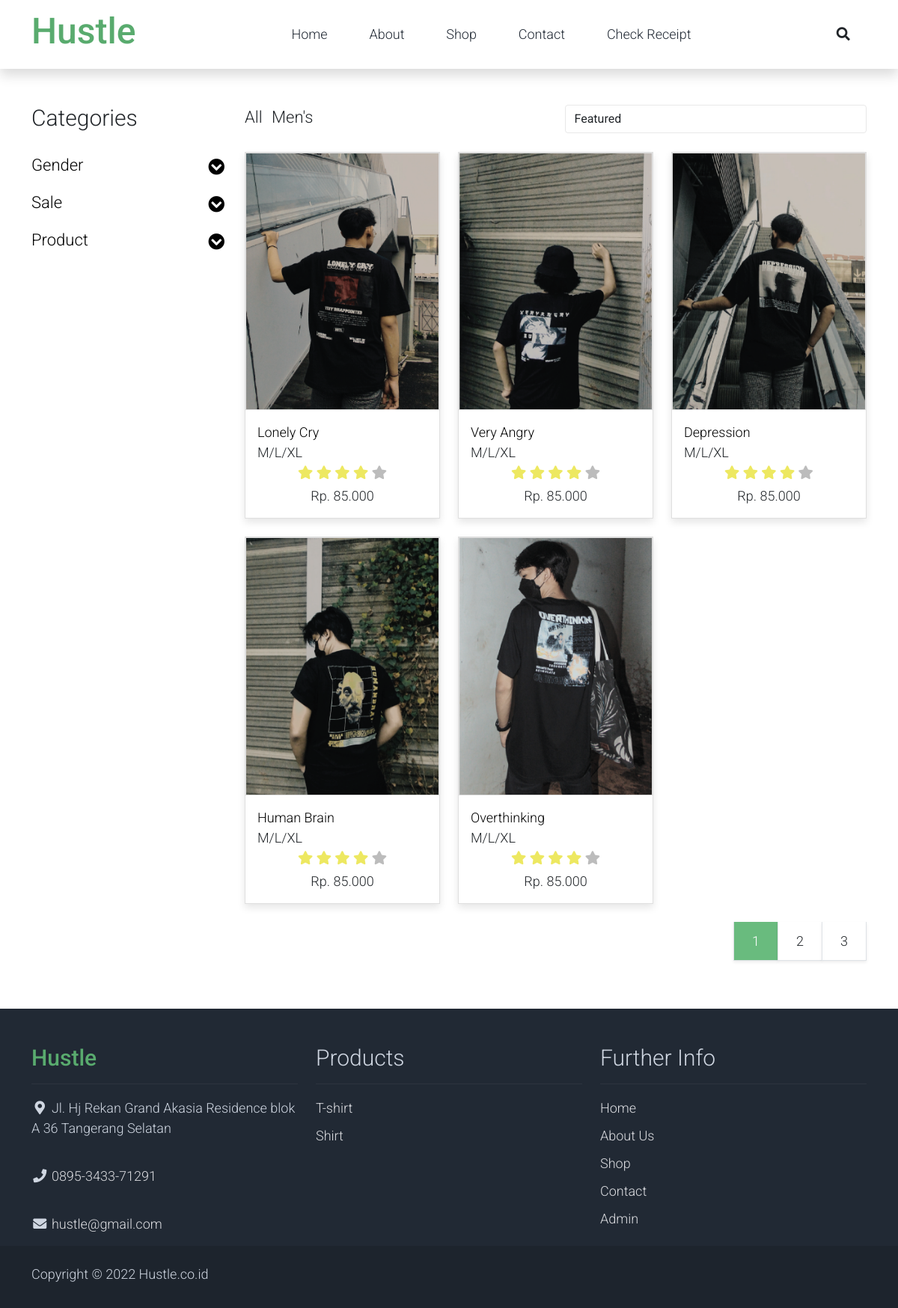
The page /shop.php on the database its author committed.
### tables this page shows
CREATE TABLE `product` (
  `product_id` int(11) NOT NULL,
  `product_name` varchar(100) NOT NULL,
  `product_stock` int(11) NOT NULL,
  `product_price` int(11) NOT NULL,
  `product_description` text NOT NULL,
  `product_img` text NOT NULL
);

### shop.php (the view, shortened to what this page needs)
<?php
    require_once 'connection.php';
    $product = mysqli_query($conn, "SELECT * FROM product");
 ?>
<!DOCTYPE html>
<html lang="en">
<head>
    <link rel="stylesheet" href="assets/css/bootstrap.min.css">
    <link rel="stylesheet" href="assets/css/templatemo.css">
    <link rel="stylesheet" href="assets/css/custom.css">
    <link rel="stylesheet" href="assets/css/fontawesome.min.css">
</head>
<body>
    <?php include 'header.php' ?>
    <div class="container py-5">
        <div class="row">
            <div class="col-lg-3">
                <h1 class="h2 pb-4">Categories</h1>
                <ul class="list-unstyled templatemo-accordion">
                    <li class="pb-3">
                        <a class="collapsed d-flex justify-content-between h3 text-decoration-none" href="#">
                            Gender
                            <i class="fa fa-fw fa-chevron-circle-down mt-1"></i>
                        </a>
                    </li>
                    <li class="pb-3">
                        <a class="collapsed d-flex justify-content-between h3 text-decoration-none" href="#">
                            Sale
                            <i class="pull-right fa fa-fw fa-chevron-circle-down mt-1"></i>
                        </a>
                    </li>
                    <li class="pb-3">
                        <a class="collapsed d-flex justify-content-between h3 text-decoration-none" href="#">
                            Product
                            <i class="pull-right fa fa-fw fa-chevron-circle-down mt-1"></i>
                        </a>
                    </li>
                </ul>
            </div>
            <div class="col-lg-9">
                <div class="row">
                    <div class="col-md-6">
                        <ul class="list-inline shop-top-menu pb-3 pt-1">
                            <li class="list-inline-item">
                                <a class="h3 text-dark text-decoration-none mr-3" href="#">All</a>
                            </li>
                            <li class="list-inline-item">
                                <a class="h3 text-dark text-decoration-none mr-3" href="#">Men's</a>
                            </li>
                        </ul>
                    </div>
                    <div class="col-md-6 pb-4">
                        <div class="d-flex">
                            <select class="form-control">
                                <option>Featured</option>
                            </select>
                        </div>
                    </div>
                </div>
                <div class="row">
                    <?php foreach ($product as $product): ?>
                        <div class="col-md-4">
                            <div class="card mb-4 product-wap rounded-0">
                                <div class="card rounded-0">
                                    <img class="card-img rounded-0 img-fluid" src="assets/img/<?= $product['product_img']; ?>
                                    ">
                                </div>
                                <div class="card-body">
                                    <a href="shop-single.php?product_id=<?= $product['product_id']; ?>" class="h3 text-decoration-none"><?= $product['product_name']; ?></a>
                                    <ul class="w-100 list-unstyled d-flex justify-content-between mb-0">
                                        <li>M/L/XL</li>
                                    </ul>
                                    <ul class="list-unstyled d-flex justify-content-center mb-1">
                                        <li>
                                            <i class="text-warning fa fa-star"></i>
                                            <i class="text-warning fa fa-star"></i>
                                            <i class="text-warning fa fa-star"></i>
                                            <i class="text-warning fa fa-star"></i>
                                            <i class="text-muted fa fa-star"></i>
                                        </li>
                                    </ul>
                                    <p class="text-center mb-0">Rp. <?= implode('.', explode(',', number_format($product['product_price'])));; ?></p>
                                </div>
                            </div>
                        </div>
                    <?php endforeach ?>
                </div>
                <div div="row">
                    <ul class="pagination pagination-lg justify-content-end">
                        <li class="page-item disabled">
                            <a class="page-link active rounded-0 mr-3 shadow-sm border-top-0 border-left-0" href="#" tabindex="-1">1</a>
                        </li>
                        <li class="page-item">
                            <a class="page-link rounded-0 mr-3 shadow-sm border-top-0 border-left-0 text-dark" href="#">2</a>
                        </li>
                        <li class="page-item">
                            <a class="page-link rounded-0 shadow-sm border-top-0 border-left-0 text-dark" href="#">3</a>
                        </li>
                    </ul>
                </div>
            </div>
        </div>
    </div>
    <?php include 'footer.php' ?>
</body>
</html>

### header.php (shortened to what this page needs)
<nav class="navbar navbar-expand-lg navbar-light shadow">
    <div class="container d-flex justify-content-between align-items-center">
        <a class="navbar-brand text-success logo h1 align-self-center" href="index.php">
            Hustle
        </a>
        <div class="align-self-center collapse navbar-collapse flex-fill  d-lg-flex justify-content-lg-between" id="templatemo_main_nav">
            <div class="flex-fill">
                <ul class="nav navbar-nav d-flex justify-content-between mx-lg-auto">
                    <li class="nav-item">
                        <a class="nav-link" href="index.php">Home</a>
                    </li>
                    <li class="nav-item">
                        <a class="nav-link" href="about.php">About</a>
                    </li>
                    <li class="nav-item">
                        <a class="nav-link" href="shop.php">Shop</a>
                    </li>
                    <li class="nav-item">
                        <a class="nav-link" href="contact.php">Contact</a>
                    </li>
                    <li class="nav-item">
                        <a class="nav-link" href="check_receipt.php">Check Receipt</a>
                    </li>
                </ul>
            </div>
            <div class="navbar align-self-center d-flex">
                <a class="nav-icon d-none d-lg-inline" href="#" data-bs-toggle="modal" data-bs-target="#templatemo_search">
                    <i class="fa fa-fw fa-search text-dark mr-2"></i>
                </a>
            </div>
        </div>
    </div>
</nav>

### footer.php
<footer class="bg-dark" id="tempaltemo_footer">
    <div class="container">
        <div class="row">
            <div class="col-md-4 pt-5">
                <h2 class="h2 text-success border-bottom pb-3 border-light logo">Hustle</h2>
                <ul class="list-unstyled text-light footer-link-list">
                    <li>
                        <i class="fas fa-map-marker-alt fa-fw"></i>
                        Jl. Hj Rekan Grand Akasia Residence blok A 36 Tangerang Selatan
                    </li><br>
                    <li>
                        <i class="fa fa-phone fa-fw"></i>
                        <a class="text-decoration-none" href="tel:0895-3433-71291">0895-3433-71291</a>
                    </li><br>
                    <li>
                        <i class="fa fa-envelope fa-fw"></i>
                        <a class="text-decoration-none" href="mailto:hustle@gmail.com">hustle@gmail.com</a>
                    </li>
                </ul>
            </div>
            <div class="col-md-4 pt-5">
                <h2 class="h2 text-light border-bottom pb-3 border-light">Products</h2>
                <ul class="list-unstyled text-light footer-link-list">
                    <li><a class="text-decoration-none" href="shop.php">T-shirt</a></li>
                    <li><a class="text-decoration-none" href="shop.php">Shirt</a></li>
                </ul>
            </div>
            <div class="col-md-4 pt-5">
                <h2 class="h2 text-light border-bottom pb-3 border-light">Further Info</h2>
                <ul class="list-unstyled text-light footer-link-list">
                    <li><a class="text-decoration-none" href="index.php">Home</a></li>
                    <li><a class="text-decoration-none" href="about.php">About Us</a></li>
                    <li><a class="text-decoration-none" href="shop.php">Shop</a></li>
                    <li><a class="text-decoration-none" href="contact.php">Contact</a></li>
                    <li><a class="text-decoration-none" href="login.php">Admin</a></li>
                </ul>
            </div>
        </div>
    </div>
    <div class="w-100 bg-black py-3">
        <div class="container">
            <div class="row pt-2">
                <div class="col-12">
                    <p class="text-left text-light">
                        Copyright &copy; 2022 Hustle.co.id
                    </p>
                </div>
            </div>
        </div>
    </div>
</footer>

### assets/css/templatemo.css (style rules this page uses)
body, ul, li, p, a, label, input, div { font-family: 'Roboto', sans-serif; font-size: 18px !important; font-weight: 300 !important; }
.h1 { font-family: 'Roboto', sans-serif; font-size: 48px !important; font-weight: 200 !important; }
.h2 { font-family: 'Roboto', sans-serif; font-size: 30px !important; font-weight: 300; }
.h3 { font-family: 'Roboto', sans-serif; font-size: 22px !important; }
.logo { font-weight: 500 !important; }
.text-warning { color: #ede861 !important; }
.text-muted { color: #bcbcbc !important; }
.text-success { color: #59ab6e !important; }
.text-light { color: #cfd6e1 !important; }
.bg-dark { background-color: #212934 !important; }
.bg-black { background-color: #1d242d !important; }
.pagination .page-link:hover, .pagination .page-link.active { background-color: #69bb7e; color: #fff; }
#templatemo_main_nav a { color: #212934; }
#templatemo_main_nav .navbar .nav-icon { margin-right: 20px; }
.templatemo-accordion a { color: #000; }
.product-wap { box-shadow: 0px 5px 10px 0px rgba(0, 0, 0, 0.10); }
.card.product-wap a { color: #000; }
.form-control { border: 1px solid #e8e8e8; }
#tempaltemo_footer a { color: #dcdde1; }
#tempaltemo_footer ul.footer-link-list li { padding-top: 10px; }
#tempaltemo_footer .border-light { border-color: #2d343f !important; }
.product-wap .h3, .product-wap li, .product-wap i, .product-wap p { font-size: 12px !important; }
@media (min-width: 768px) { #templatemo_main_nav .navbar-nav { max-width: 450px; } }
@media (min-width: 992px) { #templatemo_main_nav .navbar-nav { max-width: 550px; } }
@media (min-width: 992px) { .product-wap .h3, .product-wap li, .product-wap i, .product-wap p { font-size: 18px !important; } }

### rows shown on the page
product: product_img (picture), product_name "Lonely Cry", product_price "85.000"
product: product_img (picture), product_name "Very Angry", product_price "85.000"
product: product_img (picture), product_name "Depression", product_price "85.000"
product: product_img (picture), product_name "Human Brain", product_price "85.000"
product: product_img (picture), product_name "Overthinking", product_price "85.000"
